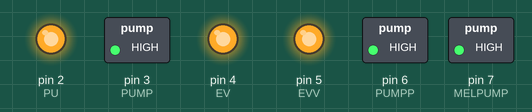
Recording of a program running on a simulated Arduino Mega 2560, built with avr-gcc and run on an emulated ATmega2560. Parts: switched loads named in the program (green lamp = pin HIGH), output pins drawn as LEDs (lit = HIGH).

Above: at 5.0 s.
At 11.5 s:
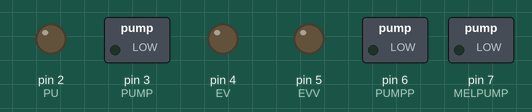
Timing chart, 0 to 16.9 s (numbered marks = the images above):
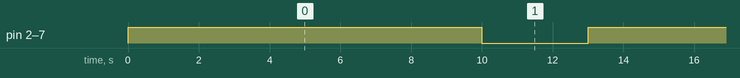

Measured:
- by itself, pin 2 (PU), pin 3 (PUMP), pin 4 (EV), pin 5 (EVV), pin 6 (PUMPP), pin 7 (MELPUMP): alternates HIGH for 10.0 s and LOW for 3.0 s

The program:

main.cpp
```cpp
#include <Arduino.h>
const int PU = 2;
const int PUMP = 3;
const int EV = 4;
const int EVV = 5;
const int PUMPP = 6;
const int MELPUMP = 7;

void startPump(int pumpid, int evid)
{
  digitalWrite(pumpid, HIGH);
  digitalWrite(evid, HIGH);
}
void startMelPump(int pumpid) {digitalWrite(pumpid, HIGH);}
void stopMelPump(int pumpid) {digitalWrite(pumpid, LOW);}

void stopPump(int pumpid, int evid)
{
  digitalWrite(pumpid, LOW);
  digitalWrite(evid, LOW);
}

void startPulv(int puid) {digitalWrite(puid, HIGH);}
void stopPulv(int puid) {digitalWrite(puid, LOW);}

void setup() {
  pinMode(PU, OUTPUT);
  pinMode(PUMP, OUTPUT);
  pinMode(EV, OUTPUT);
  pinMode(PUMPP, OUTPUT);
  pinMode(EVV, OUTPUT);
  pinMode(MELPUMP, OUTPUT);
  digitalWrite(PU, LOW);
  digitalWrite(PUMP, LOW);
  digitalWrite(EV, LOW);
  digitalWrite(PUMPP, LOW);
  digitalWrite(EVV, LOW);
  digitalWrite(MELPUMP, LOW);
}

void loop() {
  startPump(PUMP, EV);
  startPump(PUMPP, EVV);
  startMelPump(MELPUMP);
  startPulv(PU);
  delay(10000);
  stopPump(PUMP, EV);
  stopPump(PUMPP, EVV);
  stopMelPump(MELPUMP);
  stopPulv(PU);
  delay(3000);
}
```
